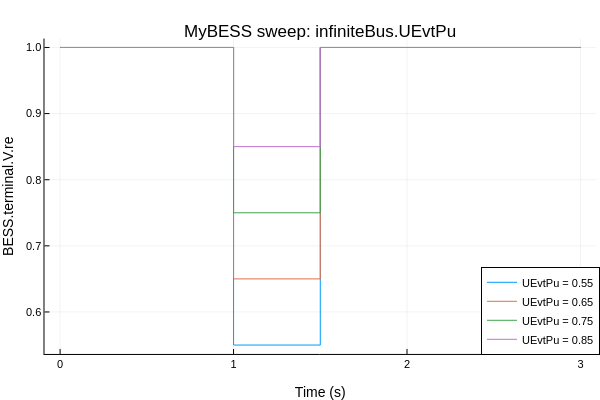

Notebook cell for this chart:
### Markdown cell above
## Compare Sweep Results

### Code cell
using Plots

plotlyjs()
p = plot(title = "MyBESS sweep: infiniteBus.UEvtPu", xlabel = "Time (s)", ylabel = PLOT_VARIABLE)

for case_group in groupby(sweep_df, :case)
    value = first(case_group.UEvtPu)
    plot!(p, case_group.time, case_group[!, PLOT_VARIABLE], label = "UEvtPu = $value")
end

plot!(p, legend = :bottomright, titlefontsize = 12, labelfontsize = 10)

### Figure 1 — Plotly figure (JSON) as saved in the notebook; plotly's stock layout.template omitted (floating-point values rounded to 4 significant figures; data arrays with more than 128 entries replaced by an {"elided": "..."} marker saying what was removed)
{"data": [{"colorbar": {"len": 0.8761, "title": "", "x": 0.9934, "y": 0.5104}, "legendgroup": "UEvtPu = 0.55", "line": {"color": "rgba(0, 154, 250, 1.000)", "dash": "solid", "shape": "linear", "width": 1}, "mode": "lines", "name": "UEvtPu = 0.55", "showlegend": true, "type": "scatter", "x": {"elided": "3006 float values"}, "xaxis": "x", "y": {"elided": "3006 float values"}, "yaxis": "y"}, {"colorbar": {"len": 0.8761, "title": "", "x": 0.9934, "y": 0.5104}, "legendgroup": "UEvtPu = 0.65", "line": {"color": "rgba(227, 111, 71, 1.000)", "dash": "solid", "shape": "linear", "width": 1}, "mode": "lines", "name": "UEvtPu = 0.65", "showlegend": true, "type": "scatter", "x": {"elided": "3006 float values"}, "xaxis": "x", "y": {"elided": "3006 float values"}, "yaxis": "y"}, {"colorbar": {"len": 0.8761, "title": "", "x": 0.9934, "y": 0.5104}, "legendgroup": "UEvtPu = 0.75", "line": {"color": "rgba(62, 164, 78, 1.000)", "dash": "solid", "shape": "linear", "width": 1}, "mode": "lines", "name": "UEvtPu = 0.75", "showlegend": true, "type": "scatter", "x": {"elided": "3006 float values"}, "xaxis": "x", "y": {"elided": "3006 float values"}, "yaxis": "y"}, {"colorbar": {"len": 0.8761, "title": "", "x": 0.9934, "y": 0.5104}, "legendgroup": "UEvtPu = 0.85", "line": {"color": "rgba(195, 113, 210, 1.000)", "dash": "solid", "shape": "linear", "width": 1}, "mode": "lines", "name": "UEvtPu = 0.85", "showlegend": true, "type": "scatter", "x": {"elided": "3006 float values"}, "xaxis": "x", "y": {"elided": "3006 float values"}, "yaxis": "y"}], "layout": {"annotations": [{"font": {"color": "rgba(0, 0, 0, 1.000)", "family": "sans-serif", "size": 17}, "rotation": 0, "showarrow": false, "text": "MyBESS sweep: infiniteBus.UEvtPu", "x": 0.5338, "xanchor": "center", "xref": "paper", "y": 1, "yanchor": "top", "yref": "paper"}], "height": 400, "legend": {"bgcolor": "rgba(255, 255, 255, 1.000)", "bordercolor": "rgba(0, 0, 0, 1.000)", "borderwidth": 1, "font": {"color": "rgba(0, 0, 0, 1.000)", "family": "sans-serif", "size": 11}, "title": {"font": {"color": "rgba(0, 0, 0, 1.000)", "family": "sans-serif", "size": 15}, "text": ""}, "tracegroupgap": 0, "traceorder": "normal", "x": 1, "xanchor": "right", "y": 0.07, "yanchor": "bottom"}, "margin": {"b": 20, "l": 0, "r": 0, "t": 20}, "paper_bgcolor": "rgba(255, 255, 255, 1.000)", "plot_bgcolor": "rgba(255, 255, 255, 1.000)", "showlegend": true, "width": 600, "xaxis": {"anchor": "y", "domain": [0.07415, 0.9934], "gridcolor": "rgba(0, 0, 0, 0.100)", "gridwidth": 0.5, "linecolor": "rgba(0, 0, 0, 1.000)", "mirror": false, "range": [-0.09, 3.09], "showgrid": true, "showline": true, "showticklabels": true, "tickangle": 0, "tickcolor": "rgb(0, 0, 0)", "tickfont": {"color": "rgba(0, 0, 0, 1.000)", "family": "sans-serif", "size": 11}, "tickmode": "array", "ticks": "inside", "ticktext": ["0", "1", "2", "3"], "tickvals": [0, 1, 2, 3], "title": "Time (s)", "titlefont": {"color": "rgba(0, 0, 0, 1.000)", "family": "sans-serif", "size": 14}, "type": "-", "visible": true, "zeroline": false, "zerolinecolor": "rgba(0, 0, 0, 1.000)"}, "yaxis": {"anchor": "x", "domain": [0.07234, 0.9485], "gridcolor": "rgba(0, 0, 0, 0.100)", "gridwidth": 0.5, "linecolor": "rgba(0, 0, 0, 1.000)", "mirror": false, "range": [0.5365, 1.014], "showgrid": true, "showline": true, "showticklabels": true, "tickangle": 0, "tickcolor": "rgb(0, 0, 0)", "tickfont": {"color": "rgba(0, 0, 0, 1.000)", "family": "sans-serif", "size": 11}, "tickmode": "array", "ticks": "inside", "ticktext": ["0.6", "0.7", "0.8", "0.9", "1.0"], "tickvals": [0.6, 0.7, 0.8, 0.9, 1], "title": "BESS.terminal.V.re", "titlefont": {"color": "rgba(0, 0, 0, 1.000)", "family": "sans-serif", "size": 14}, "type": "-", "visible": true, "zeroline": false, "zerolinecolor": "rgba(0, 0, 0, 1.000)"}}}
